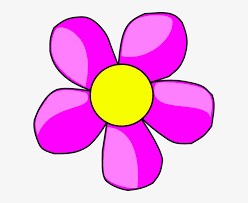
#> input picture ch-19/flower.png, 248 x 203 px
$ python '3.Custom Seating Cards.py'
#> lines starting #> are read from the running program, lines starting #| are printed output that depends on the picture
from PIL import Image,ImageFont,ImageDraw

file=open('guests.txt')
#> (reads ch-19/guests.txt from the repository)
names=file.readlines()

for i in names:
    inv=i[:-1]
    im = Image.new('RGBA', (288, 360),'white')
#> im: PIL image 288x360 RGBA; every value is 255
    image=Image.open('flower.png')
#> image is the input picture: PIL image 248x203 P; mean R, G, B 241.4, 177, 227
    image=image.resize((288,360))
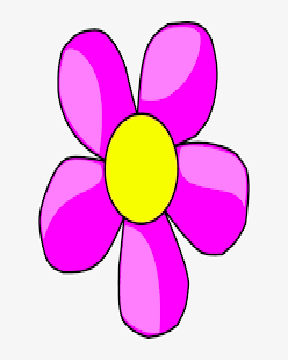
#> image: PIL image 288x360 P; mean R, G, B 241.3, 176.9, 226.9
    im.paste(image,(0,0))

    draw=ImageDraw.Draw(im)
    draw.text((8,250),'It would be a pleasure to have the company of',fill='blue')
    draw.text((130,270),inv,fill='blue')
    draw.text((39,290),'at 11010 Memory Lane on April 1st',fill='blue')
    draw.rectangle((2,2,285,355),outline='yellow')

    im.save(f'{inv}sinvitation.png')
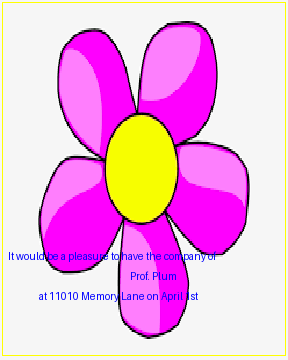
#> saved as Prof. Plumsinvitation.png: PIL image 288x360 RGBA; mean R, G, B, A 239.3, 175.9, 224, 255
